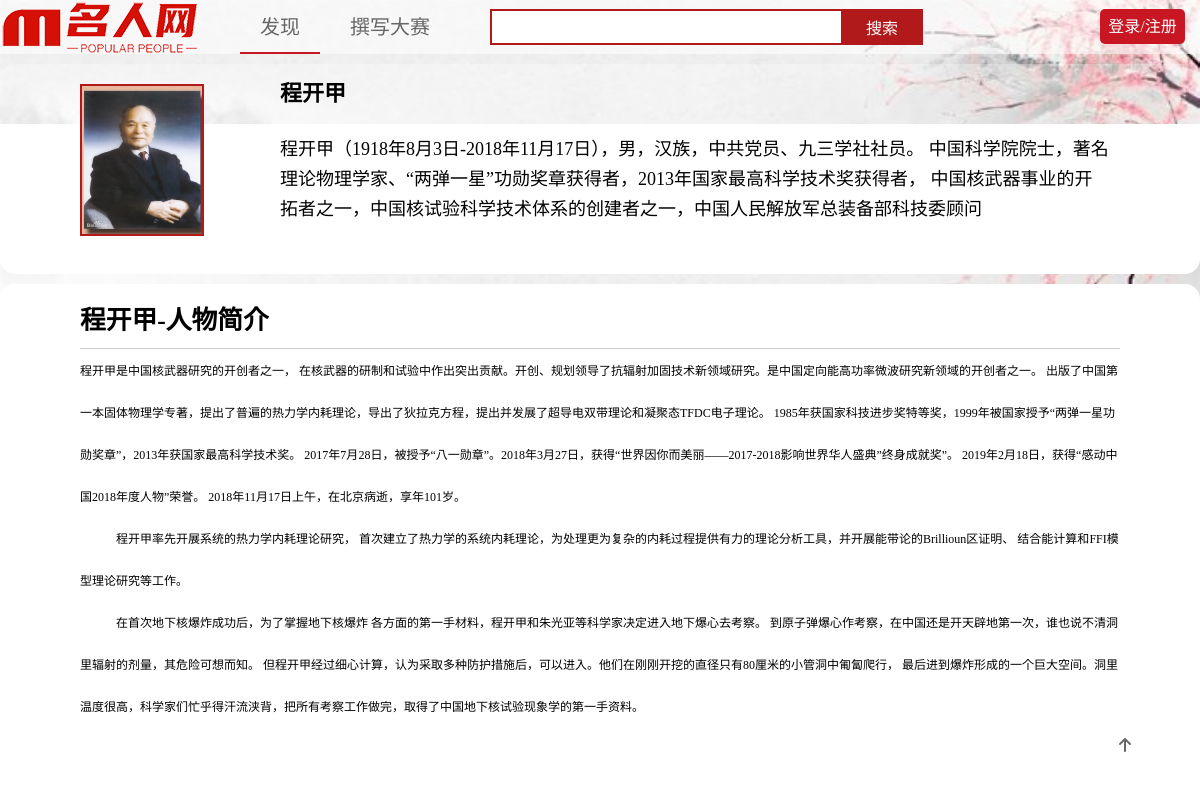
Page /design/show.php?id=40 on the committed database.
### tables this page shows
CREATE TABLE `introduction`  (
  `id` int(11) UNSIGNED NOT NULL AUTO_INCREMENT,
  `name` varchar(255) NOT NULL,
  `birthday` varchar(255) NOT NULL,
  `work` varchar(255) NOT NULL,
  `introduction` longtext NOT NULL,
  PRIMARY KEY (`id`) USING BTREE
);

CREATE TABLE `images`  (
  `id` int(11) UNSIGNED NOT NULL AUTO_INCREMENT,
  `image` varchar(255) NOT NULL,
  `name` varchar(255) NOT NULL,
  INDEX `id`(`id`) USING BTREE
);

CREATE TABLE `content`  (
  `id` int(10) UNSIGNED NOT NULL AUTO_INCREMENT,
  `name` varchar(255) NOT NULL,
  `content` longtext NOT NULL,
  PRIMARY KEY (`id`) USING BTREE
);

### design/show.php (the view, shortened to what this page needs)
<!DOCTYPE html>
<html lang="en">
<head>
    <link rel="stylesheet" href="./css/base.css">
    <link rel="stylesheet" href="./css/comm.css">
    <link rel="stylesheet" href="./css/discover.css">
    <link rel="stylesheet" href="./css/show.css">
</head>
<body>
    <div class="to_top">
        <a href="#"><p><i></i></p></a>
    </div>
    <div class="shortcut">
        <div class="w">
            <div class="logo fl">
                <h1>
                    <a href="./index.php" title="名人网">名人网</a>
                </h1>
            </div>
            <div class="fl discover">
                <ul>
                    <li>
                        <a href="./discover.php" class="now">发现</a>
                    </li>
                    <?php
                    if (isset($_SESSION['islogin'])) {
                        ?>
                        <li>
                            <a href="./write.php">撰写大赛</a>
                        </li>
                        <?php
                        } else {
                            echo "<li><a href='./login.php'>撰写大赛</a></li>";
                        }
                    ?>
                </ul>
            </div>
            <div class="search">
                <form action="./discover.php">
                    <input type="text" class="text fl" name="search" value="<?php if (!empty($_GET['search'])) echo $_GET['search'];?>">
                    <button class="btn fl" type="submit">搜索</button>
                </form>
            </div>
            <div class="fr login">
            <?php
                if (isset($_SESSION['islogin'])) {
                ?>
                    <span><?php echo $_SESSION['username'];?>,欢迎您!</span>
                    <a href='loginout.php'>注销</a>
                <?php
                    } else {
                    echo "<a href='./login.php'>登录/注册</a>";
                }
            ?>
            </div>
        </div>
    </div>
    <div class="w introduce">
        <div class="nav">
        <?php
        include_once("conn.php");
        if (!empty($_GET['id'])) {
            $id = $_GET['id'];
            $sql = "SELECT `introduction`.`id` ,`introduction`.`name`,`birthday`,`work`,`introduction`,`image`,`content` FROM `introduction`,`images`,`content` WHERE `introduction`.name = `images`.name AND `introduction`.name = `content`.name AND `introduction`.id=$id;";
            $result = $mySQLi -> query($sql);
            $rows = $result->fetch_all(MYSQLI_ASSOC);
            foreach($rows as $row){
                $imagedir=$row['image'];
    ?>
            <img src="<?php echo $imagedir;?>" alt="">
            <div class="top">
                <h3>
                    <?php echo $row['name'];?>
                </h3>
            </div>
            <div class="bottom">
                <p><?php echo $row['introduction'];?></p>
            </div>
        </div>
        <div class="content">
            <div class="content-hd">
                <h3><span><?php echo $row['name'];?></span>-人物简介</h3>
            </div>
            <div class="content-bd">
                <?php echo $row['content'];?>
            </div>
            <?php
            }
        } else {
            echo "<script>location.href = './discover.php';</script>";
        }
    ?>
        </div>
    </div>
</body>
</html>

### design/css/base.css (style rules this page uses)
* { margin: 0; padding: 0 }
em, i { font-style: normal; }
li { list-style: none; }
img { border: 0; vertical-align: middle; }
button { cursor: pointer; }
a { color: #666; text-decoration: none; }

### design/css/comm.css (style rules this page uses)
.fl { float: left; }
.fr { float: right; }
.w { width: 1200px; margin: 0 auto; }

### design/css/discover.css (style rules this page uses)
body { background: url(../img/bj.jpg) no-repeat; background-size: 100%; background-attachment: fixed; }
.shortcut { position: fixed; height: 54px; width: 100%; top: 0; z-index: 999; background-color: rgba(255, 255, 255, 0.555); }
.logo { height: 54px; width: 200px; }
.logo a { display: block; height: 54px; width: 200px; background: url(../img/logo.png) no-repeat; font-size: 0; }
.discover { height: 54px; margin-left: 40px; line-height: 54px; font-size: 20px; }
.discover li { margin-right: 10px; float: left; height: 52px; }
.now { border-bottom: 2px solid #c81623; }
.discover li a { display: block; padding: 0 20px; height: 100%; }
.login { position: absolute; top: 9px; left: 1100px; }
.login a { display: inline-block; height: 35px; width: 85px; border-radius: 5px; line-height: 35px; text-align: center; color: #fff; background-color: #c81623; transition: all 0.7s; }
.search { float: left; height: 54px; margin-top: 9px; margin-left: 30px; }
.text { height: 32px; width: 340px; outline: none; border: 2px solid #b1191a; padding-left: 10px; color: #ccc; }
.btn { width: 82px; height: 36px; background-color: #b1191a; margin-left: -3px; border: 0; font-size: 16px; color: #fff; }
.to_top { position: fixed; display: inline-block; bottom: 30px; right: 50px; width: 50px; height: 50px; border-radius: 50%; background-color: #fff; z-index: 888; }
.to_top a { display: block; width: 100%; margin: 0 auto; }
.to_top p { text-align: center; }
.to_top i { font-family: 'icomoon'; line-height: 50px; }

### design/css/show.css (style rules this page uses)
.introduce { margin-top: 64px; }
.nav { position: relative; }
.nav img { position: absolute; left: 80px; top: 20px; width: 120px; border: 2px solid #b1191a; }
.nav .bottom, .nav .top { overflow: hidden; width: 100%; }
.nav .top { background-color: rgba(255, 255, 255, 0.288); border-radius: 15px 15px 0 0; }
.nav .bottom { background-color: #fff; border-radius: 0 0 15px 15px; }
.nav .top h3 { height: 40px; padding: 10px; width: 830px; float: right; font-size: 22px; line-height: 40px; margin-right: 80px; }
.nav .bottom p { min-height: 130px; padding: 10px; width: 830px; float: right; font-size: 18px; line-height: 30px; margin-right: 80px; overflow: hidden; }
.content { margin-top: 10px; padding: 10px 80px 10px 80px; border-radius: 15px; background-color: #fff; }
.content-hd { height: 54px; line-height: 54px; font-size: 22px; border-bottom: 1px solid #ccc; }
.content-bd { line-height: 40px; margin-bottom: 10px; font-size: 18px; }

### rows in the picture
introduction: images.image (picture), name "程开甲", introduction "程开甲（1918年8月3日-2018年11月17日），男，汉族，中共党员、九三学社社员。 中国科学院院士，著名理论物理学家、“两弹一星”功勋奖章获得者，2013年国家最高科学技术奖获得者， 中国核武器事业的开拓者之一，中国核试验科学技术体系的创建者之一，中国人民解放军总装备部科技委顾问", content.content "程开甲是中国核武器研究的开创者之一， 在核武器的研制和试验中作出突出贡献。开创、规划领导了抗辐射加固技术新领域研究。是中国定向能高功率微波研究新领域的开创者之一。 出版了中国第一本固体物理学专著，提出了普遍的热力学内耗理论，导出了狄拉克方程，提出并发展了超导电双带理论和凝聚态 TFDC 电子理论。 1985 年获国家科技进步奖特等奖， 1999 年被国家授予“两弹一星功勋奖章”， 2013 年获国家最高科学技术奖。 2017 年 7 月 28 日，被授予“八一勋章”。 2018 年 3 月 27 日，获得“世界因你而美丽—— 2017-2018 影响世界华人盛典”终身成就奖”。 2019 年 2 月 18 日，获得“感动中国 2018 年度人物”荣誉。 2018 年 11 月 17 日上午，在北京病逝，享年 101 岁。 程开甲率先开展系统的热力学内耗理论研究， 首次建立了热力学的系统内耗理论，为处理更为复杂的内耗过程提供有力的理论分析工具，并开展能带论的 Brillioun 区证明、 结合能计算和 FFI 模型理论研究等工作。 在首次地下核爆炸成功后，为了掌握地下核爆炸 各方面的第一手材料，程开甲和朱光亚等科学家决定进入地下爆心去考察。 到原子弹爆心作考察，在中国还是开天辟地第一次，谁也说不清洞里辐射的剂量，其危险可想而知。 但程开甲经过细心计算，认为采取多种防护措施后，可以进入。他们在刚刚开挖的直径只有 80 厘米的小管洞中匍匐爬行， 最后进到爆炸形成的一个巨大空间。洞里温度很高，科学家们忙乎得汗流浃背，把所有考察工作做完，取得了中国地下核试验现象学的第一手资料。"
